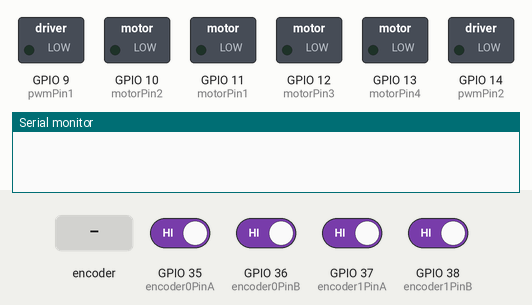
This sketch was run on a simulated ESP32-S3. Shown: switched loads named in the sketch (green lamp = pin HIGH), the last lines printed to the serial monitor. The inputs (shaded band) are chosen by the test bench; at power-on: GPIO 35 (encoder0PinA), GPIO 36 (encoder0PinB), GPIO 37 (encoder1PinA), GPIO 38 (encoder1PinB) HIGH.

Above: at 0.0 s.
At 3.25 s:
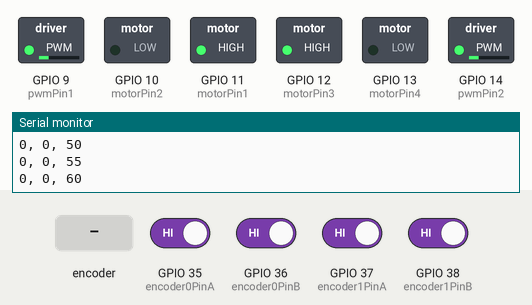
3.3 s: rotary encoder on GPIO 35 (encoder0PinA) / GPIO 36 (encoder0PinB) turned 1 step (first pin leading)
At 4.4 s:
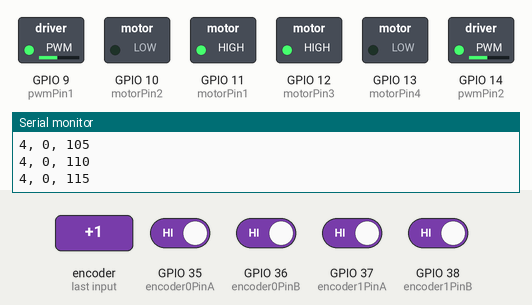
Timing chart, 0 to 14.2 s (numbered marks = the images above; inputs shaded):
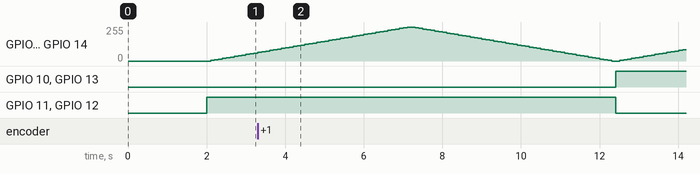

The sketch:

motor_encoder_test.ino
```cpp
#define encoder0PinA 35
#define encoder0PinB 36

#define encoder1PinA 37
#define encoder1PinB 38

#define motorPin1 11
#define motorPin2 10
#define motorPin3 12
#define motorPin4 13
#define pwmPin1 9
#define pwmPin2 14

volatile long encoder0Pos = 0;
volatile long encoder1Pos = 0;

const int freq = 500;
const int ledChannel1 = 1;
const int ledChannel2 = 2;
const int resolution = 8;

byte Output1, Output2;

void setup() {
  pinMode(motorPin1, OUTPUT);
  pinMode(motorPin2, OUTPUT);
  pinMode(pwmPin1, OUTPUT);

  pinMode(motorPin3, OUTPUT);
  pinMode(motorPin4, OUTPUT);
  pinMode(pwmPin2, OUTPUT);

  ledcSetup(ledChannel1, freq, resolution);
  ledcSetup(ledChannel2, freq, resolution);

  ledcAttachPin(pwmPin1, ledChannel1);
  ledcAttachPin(pwmPin2, ledChannel2);

  pinMode(encoder0PinA, INPUT_PULLUP);
  pinMode(encoder0PinB, INPUT_PULLUP);
  pinMode(encoder1PinA, INPUT_PULLUP);
  pinMode(encoder1PinB, INPUT_PULLUP);

  attachInterrupt(digitalPinToInterrupt(encoder0PinA), doEncoderA, CHANGE);
  attachInterrupt(digitalPinToInterrupt(encoder0PinB), doEncoderB, CHANGE);
  attachInterrupt(digitalPinToInterrupt(encoder1PinA), doEncoderC, CHANGE);
  attachInterrupt(digitalPinToInterrupt(encoder1PinB), doEncoderD, CHANGE);

  delay(2000);

  Serial.begin(115200);
}

void loop() {

  for (int ramp = 0; ramp <= 255; ramp += 5) {
    ledcWrite(ledChannel1, ramp);
    digitalWrite(motorPin1, HIGH);
    digitalWrite(motorPin2, LOW);
    ledcWrite(ledChannel2, ramp);
    digitalWrite(motorPin3, HIGH);
    digitalWrite(motorPin4, LOW);

    Serial.print(encoder0Pos);
    Serial.print(", ");
    Serial.print(encoder1Pos);
    Serial.print(", ");
    Serial.println(ramp);
    delay(100);
  }

  for (int ramp = 255; ramp >= 0; ramp -= 5) {
    ledcWrite(ledChannel1, ramp);
    digitalWrite(motorPin1, HIGH);
    digitalWrite(motorPin2, LOW);
    ledcWrite(ledChannel2, ramp);
    digitalWrite(motorPin3, HIGH);
    digitalWrite(motorPin4, LOW);

    Serial.print(encoder0Pos);
    Serial.print(", ");
    Serial.print(encoder1Pos);
    Serial.print(", ");
    Serial.println(ramp);
    delay(100);
  }
    for (int ramp = 0; ramp <= 255; ramp += 5) {
    ledcWrite(ledChannel1, ramp);
    digitalWrite(motorPin1, LOW);
    digitalWrite(motorPin2, HIGH);
    ledcWrite(ledChannel2, ramp);
    digitalWrite(motorPin3, LOW);
    digitalWrite(motorPin4, HIGH);

    Serial.print(encoder0Pos);
    Serial.print(", ");
    Serial.print(encoder1Pos);
    Serial.print(", ");
    Serial.println(ramp);
    delay(100);
  }
    for (int ramp = 255; ramp >= 0; ramp -= 5) {
    ledcWrite(ledChannel1, ramp);
    digitalWrite(motorPin1, LOW);
    digitalWrite(motorPin2, HIGH);
    ledcWrite(ledChannel2, ramp);
    digitalWrite(motorPin3, LOW);
    digitalWrite(motorPin4, HIGH);

    Serial.print(encoder0Pos);
    Serial.print(", ");
    Serial.print(encoder1Pos);
    Serial.print(", ");
    Serial.println(ramp);
    delay(100);
  }
}


void doEncoderA() {
  if (digitalRead(encoder0PinA) == HIGH) {
    if (digitalRead(encoder0PinB) == LOW) {
      encoder0Pos = encoder0Pos + 1;
    } else {
      encoder0Pos = encoder0Pos - 1;
    }
  } else {
    if (digitalRead(encoder0PinB) == HIGH) {
      encoder0Pos = encoder0Pos + 1;
    } else {
      encoder0Pos = encoder0Pos - 1;
    }
  }
}
void doEncoderB() {
  if (digitalRead(encoder0PinB) == HIGH) {
    if (digitalRead(encoder0PinA) == HIGH) {
      encoder0Pos = encoder0Pos + 1;
    } else {
      encoder0Pos = encoder0Pos - 1;
    }
  } else {
    if (digitalRead(encoder0PinA) == LOW) {
      encoder0Pos = encoder0Pos + 1;
    } else {
      encoder0Pos = encoder0Pos - 1;
    }
  }
}

//****encoder 2

void doEncoderC() {
  if (digitalRead(encoder1PinA) == HIGH) {
    if (digitalRead(encoder1PinB) == LOW) {
      encoder1Pos = encoder1Pos + 1;
    } else {
      encoder1Pos = encoder1Pos - 1;
    }
  } else {
    if (digitalRead(encoder1PinB) == HIGH) {
      encoder1Pos = encoder1Pos + 1;
    } else {
      encoder1Pos = encoder1Pos - 1;
    }
  }
}
void doEncoderD() {
  if (digitalRead(encoder1PinB) == HIGH) {
    if (digitalRead(encoder1PinA) == HIGH) {
      encoder1Pos = encoder1Pos + 1;
    } else {
      encoder1Pos = encoder1Pos - 1;
    }
  } else {
    if (digitalRead(encoder1PinA) == LOW) {
      encoder1Pos = encoder1Pos + 1;
    } else {
      encoder1Pos = encoder1Pos - 1;
    }
  }
}
```
